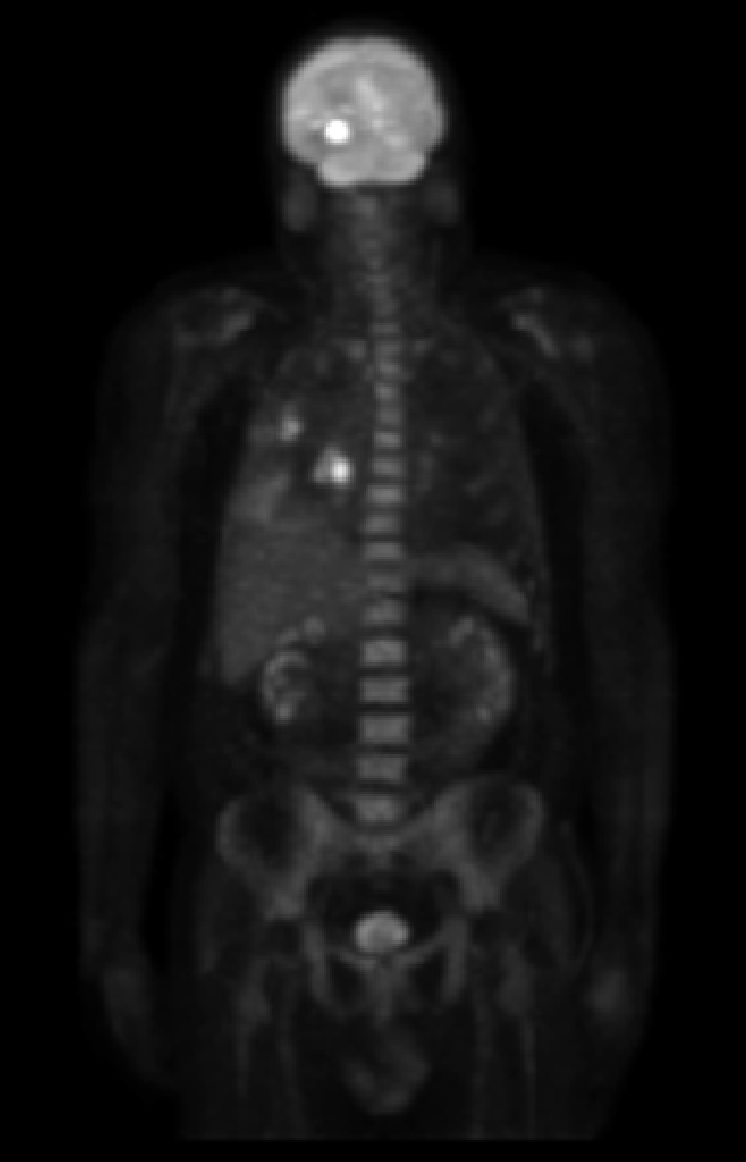
#> input picture DIP3E_Original_Images_CH04/Fig0462(a)(PET_image).tif, 746 x 1162 px, found by its file name
$ python CH04-HomomorphicFiltering_FrequencyDomain.py
#> lines starting #> are read from the running program, lines starting #| are printed output that depends on the picture
#!/usr/bin/env python
# 同态滤波 - 根据图像照射&反射建立模型
# H(u,v) = (gamma_H - gamma_L) * (1-e**(-c*(dist**2/d0**2))) + gamma_L
# f(x,y) -> ln -> DFT -> H(u,v) -> IDFT -> exp -> g(x,y)
#

import cv2
import numpy as np
import matplotlib.pyplot as plt

def fft_im(im, plot: plt.Axes):
    gray_im = cv2.cvtColor(im, cv2.COLOR_BGR2GRAY)
    rows, cols = gray_im.shape[:2]
    M, N = cv2.getOptimalDFTSize(rows), cv2.getOptimalDFTSize(cols)
    print('origin size({0},{1}) vs padded size({2},{3})'.format(rows, cols, M, N))
    ext_im = np.zeros((M, N))
    ext_im[0:rows, 0:cols] = gray_im
    # fft and shift
    fft = np.fft.fft2(ext_im)
    fft_shift = np.fft.fftshift(fft)

    # spectrum = np.log(np.abs(fft_shift))
    plot.set_title('origin')
    plot.imshow(gray_im, cmap='gray')

    return fft_shift

def apply_homomorphic(fft, gamma_h, gamma_l, c, d0):
    '''
    同态滤波, c: 控制函数边坡的锐利度
    '''
    M, N = np.shape(fft)
    uu, vv = int(M/2), int(N/2)

    H = np.zeros((M,N))
    for u in range(M):
        for v in range(N):
            powD = (u-uu)**2 + (v-vv)**2
            H[u,v] = (gamma_h - gamma_l)*(1-np.e**(-c*(powD/d0**2))) + gamma_l
    filter_fft = H * fft
    ifft_shift = np.fft.ifftshift(filter_fft)
    ifft = np.fft.ifft2(ifft_shift)
    return np.abs(ifft)

if __name__ == '__main__':
    figure = plt.figure()

    im = cv2.imread('CH04_Images/Fig0462(a)(PET_image).tif')
#> im is the input picture: shape (1162, 746, 3); min 0, max 255, mean 19.4
    rows, cols = im.shape[:2]
#> rows = 1162; cols = 746
    plot = figure.add_subplot(121)
    plot.set_title('origin')
    plot.set_xticks([])
    plot.set_yticks([])
    fft = fft_im(im, plot)
#| origin size(1162,746) vs padded size(1200,750)
#> in fft_im, `ext_im[0:rows, 0:cols] = gray_im`:
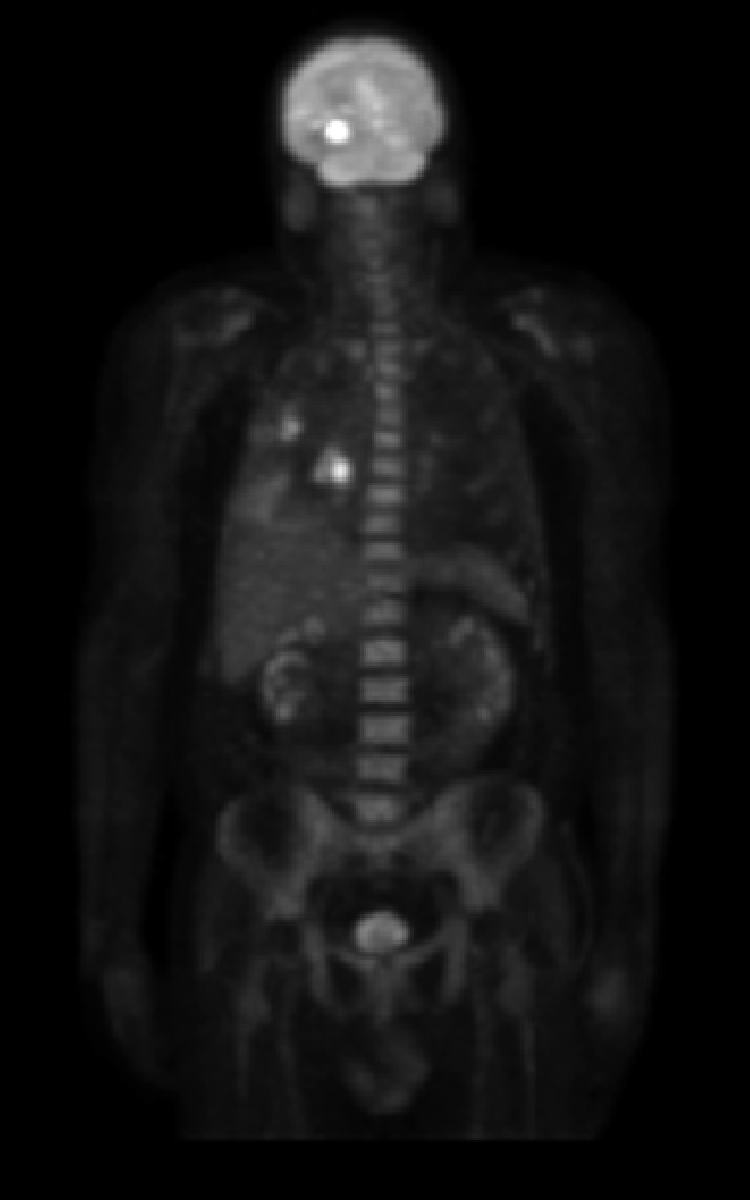
#> ext_im: shape (1200, 750) float64; min 0, max 255, mean 18.7

    im_back = apply_homomorphic(fft, 2, 0.25, 1, 80)
#> after the loop in apply_homomorphic, `for u in range(M):`:
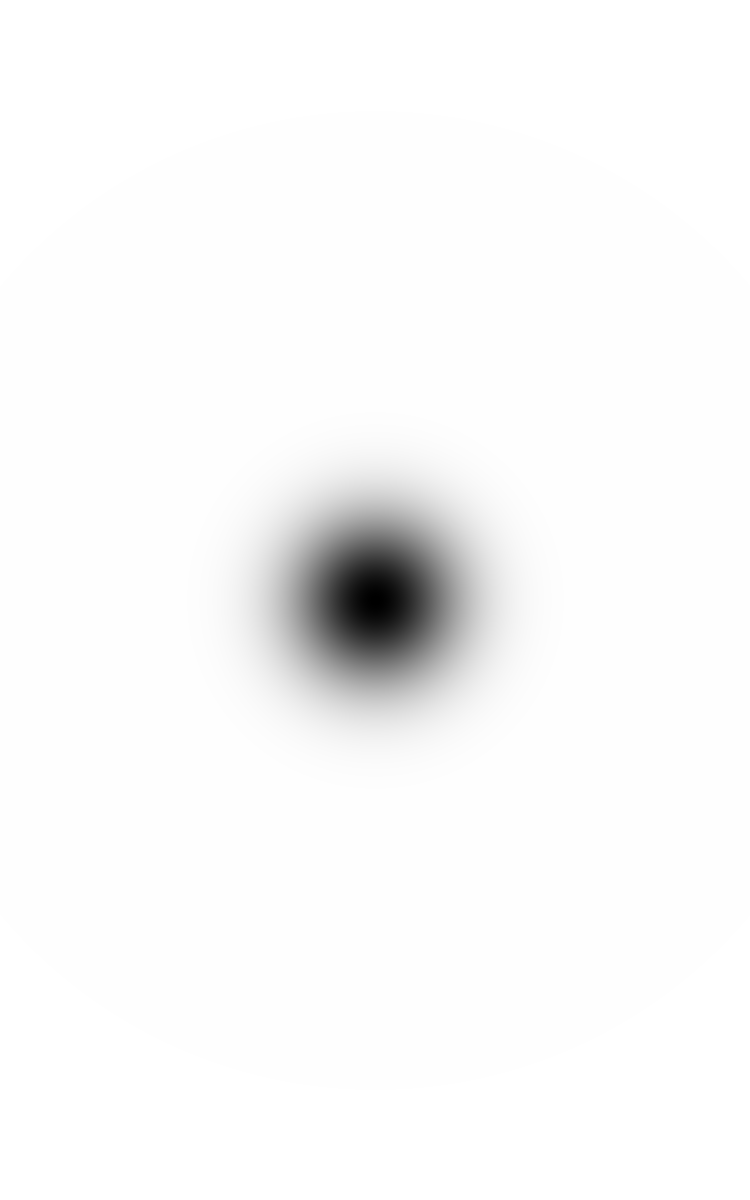
#> H: shape (1200, 750) float64; min 0.25, max 2, mean 1.96; drawn with min black and max white
#> in apply_homomorphic, `return np.abs(ifft)`:
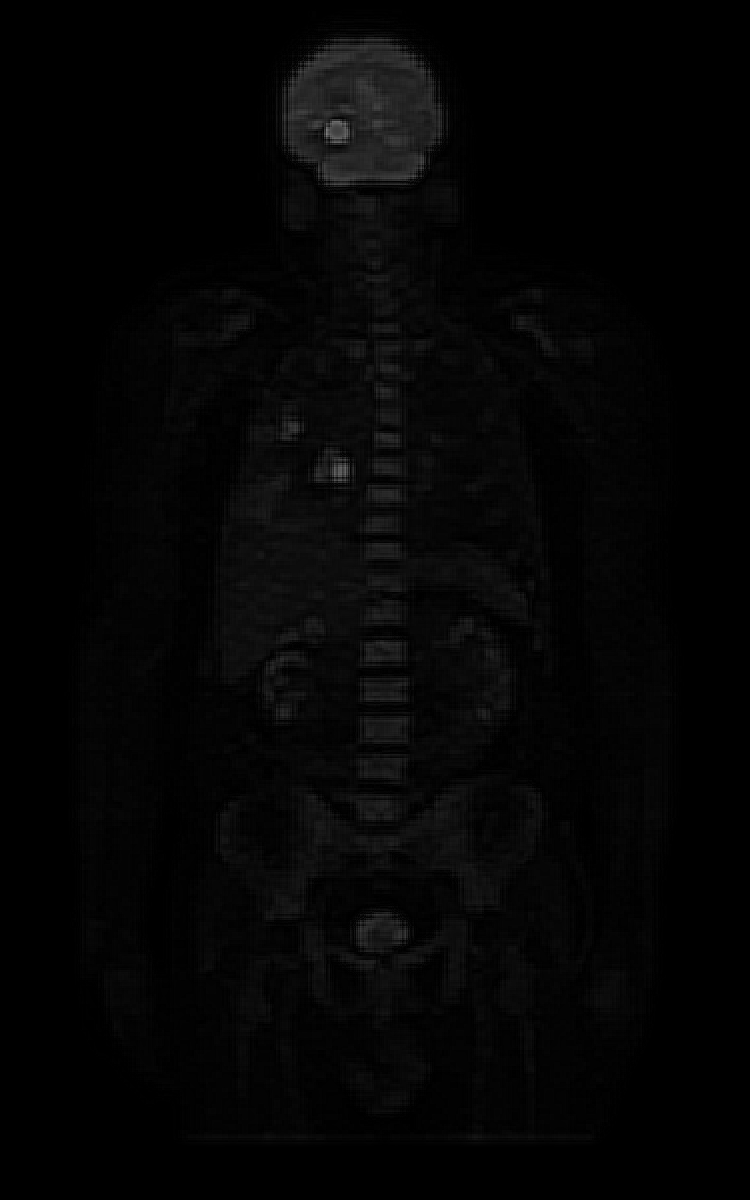
#> returned value: shape (1200, 750) float64; min 1.57e-18, max 131.7, mean 4.8
    im_back = im_back[0:rows,0:cols]

    plot1 = figure.add_subplot(122)
    plot1.set_title('homomorphic')
    plot1.set_xticks([])
    plot1.set_yticks([])
    plot1.imshow(im_back, cmap='gray')

    plt.show()
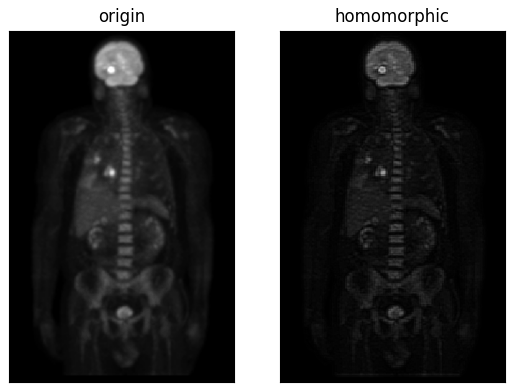
#> figure drawn by matplotlib, 2 panels
